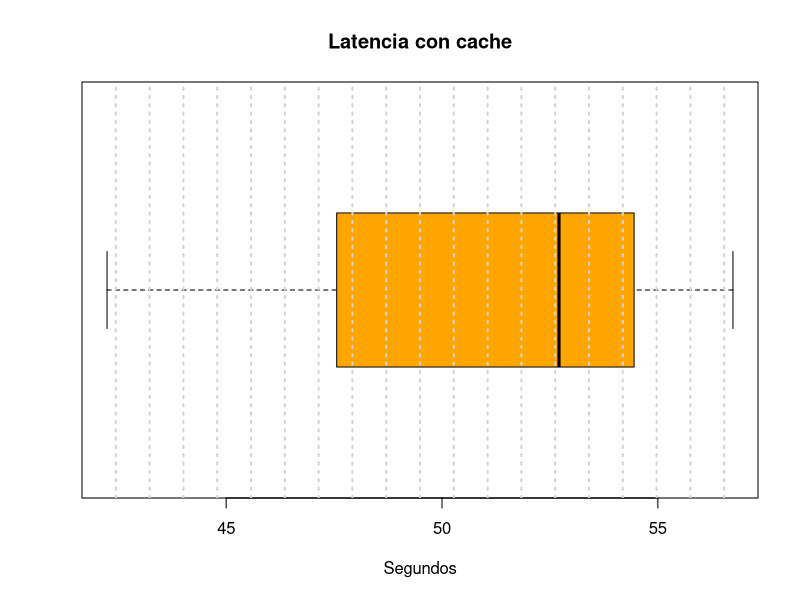

The R source for this figure:
cache <- read.csv(file = './cache.csv', head = TRUE)
long <- as.numeric(cache$longest_transaction)

sumario <- summary(cache)
head(sumario)
png('latencia_maxima_cache.png', width = 7, height = 7, units = 'in', res = 300)
boxplot(long, 
    horizontal = TRUE, 
    main = "Latencia con cache",
    xlab = "Segundos",
    ylab = "",
    col = "orange"
)
grid(20, NA, lwd = 2)

dev.off()